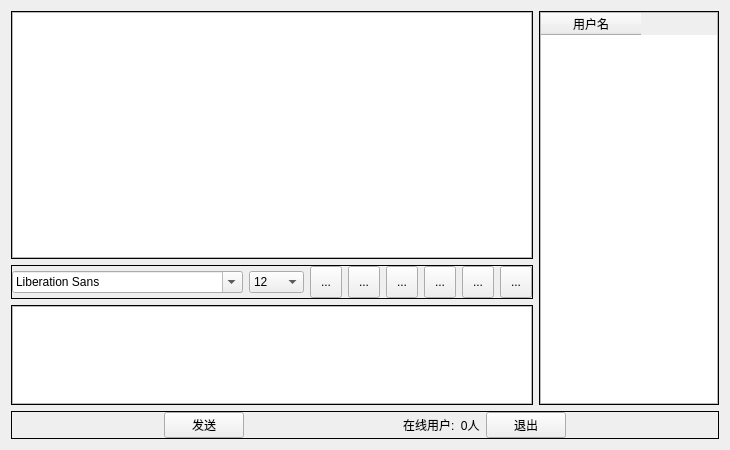
<?xml version="1.0" encoding="UTF-8"?>
<ui version="4.0">
 <class>Widget</class>
 <widget class="QWidget" name="Widget">
  <property name="geometry">
   <rect>
    <x>0</x>
    <y>0</y>
    <width>730</width>
    <height>450</height>
   </rect>
  </property>
  <property name="windowTitle">
   <string>Widget</string>
  </property>
  <layout class="QVBoxLayout" name="verticalLayout_3">
   <item>
    <widget class="QWidget" name="widget_3" native="true">
     <layout class="QHBoxLayout" name="horizontalLayout_4">
      <property name="leftMargin">
       <number>0</number>
      </property>
      <property name="topMargin">
       <number>0</number>
      </property>
      <property name="rightMargin">
       <number>0</number>
      </property>
      <property name="bottomMargin">
       <number>0</number>
      </property>
      <item>
       <widget class="QWidget" name="widget_2" native="true">
        <layout class="QVBoxLayout" name="verticalLayout">
         <property name="leftMargin">
          <number>0</number>
         </property>
         <property name="topMargin">
          <number>0</number>
         </property>
         <property name="rightMargin">
          <number>0</number>
         </property>
         <property name="bottomMargin">
          <number>0</number>
         </property>
         <item>
          <widget class="QFrame" name="frame">
           <property name="frameShape">
            <enum>QFrame::Box</enum>
           </property>
           <layout class="QHBoxLayout" name="horizontalLayout_2">
            <property name="leftMargin">
             <number>0</number>
            </property>
            <property name="topMargin">
             <number>0</number>
            </property>
            <property name="rightMargin">
             <number>0</number>
            </property>
            <property name="bottomMargin">
             <number>0</number>
            </property>
            <item>
             <widget class="QTextBrowser" name="textBrowserMsg"/>
            </item>
           </layout>
          </widget>
         </item>
         <item>
          <widget class="QFrame" name="frame">
           <property name="frameShape">
            <enum>QFrame::Box</enum>
           </property>
           <layout class="QHBoxLayout" name="horizontalLayout">
            <property name="leftMargin">
             <number>0</number>
            </property>
            <property name="topMargin">
             <number>0</number>
            </property>
            <property name="rightMargin">
             <number>0</number>
            </property>
            <property name="bottomMargin">
             <number>0</number>
            </property>
            <item>
             <widget class="QFontComboBox" name="fontComboBox"/>
            </item>
            <item>
             <widget class="QComboBox" name="comboBoxFontSize">
              <property name="currentIndex">
               <number>4</number>
              </property>
              <item>
               <property name="text">
                <string>8</string>
               </property>
              </item>
              <item>
               <property name="text">
                <string>9</string>
               </property>
              </item>
              <item>
               <property name="text">
                <string>10</string>
               </property>
              </item>
              <item>
               <property name="text">
                <string>11</string>
               </property>
              </item>
              <item>
               <property name="text">
                <string>12</string>
               </property>
              </item>
              <item>
               <property name="text">
                <string>13</string>
               </property>
              </item>
              <item>
               <property name="text">
                <string>14</string>
               </property>
              </item>
              <item>
               <property name="text">
                <string>15</string>
               </property>
              </item>
              <item>
               <property name="text">
                <string>16</string>
               </property>
              </item>
              <item>
               <property name="text">
                <string>17</string>
               </property>
              </item>
              <item>
               <property name="text">
                <string>18</string>
               </property>
              </item>
              <item>
               <property name="text">
                <string>19</string>
               </property>
              </item>
              <item>
               <property name="text">
                <string>20</string>
               </property>
              </item>
              <item>
               <property name="text">
                <string>21</string>
               </property>
              </item>
              <item>
               <property name="text">
                <string>22</string>
               </property>
              </item>
             </widget>
            </item>
            <item>
             <widget class="QToolButton" name="toolButtonBold">
              <property name="minimumSize">
               <size>
                <width>32</width>
                <height>32</height>
               </size>
              </property>
              <property name="toolTip">
               <string>加粗</string>
              </property>
              <property name="text">
               <string>...</string>
              </property>
              <property name="icon">
               <iconset resource="res.qrc">
                <normaloff>:/images/bold.png</normaloff>:/images/bold.png</iconset>
              </property>
              <property name="iconSize">
               <size>
                <width>26</width>
                <height>26</height>
               </size>
              </property>
              <property name="checkable">
               <bool>true</bool>
              </property>
             </widget>
            </item>
            <item>
             <widget class="QToolButton" name="toolButtonItalic">
              <property name="minimumSize">
               <size>
                <width>32</width>
                <height>32</height>
               </size>
              </property>
              <property name="toolTip">
               <string>倾斜</string>
              </property>
              <property name="text">
               <string>...</string>
              </property>
              <property name="icon">
               <iconset resource="res.qrc">
                <normaloff>:/images/italic.png</normaloff>:/images/italic.png</iconset>
              </property>
              <property name="iconSize">
               <size>
                <width>26</width>
                <height>26</height>
               </size>
              </property>
              <property name="checkable">
               <bool>true</bool>
              </property>
             </widget>
            </item>
            <item>
             <widget class="QToolButton" name="toolButtonUnderline">
              <property name="minimumSize">
               <size>
                <width>32</width>
                <height>32</height>
               </size>
              </property>
              <property name="toolTip">
               <string>下划线</string>
              </property>
              <property name="text">
               <string>...</string>
              </property>
              <property name="icon">
               <iconset resource="res.qrc">
                <normaloff>:/images/under.png</normaloff>:/images/under.png</iconset>
              </property>
              <property name="iconSize">
               <size>
                <width>26</width>
                <height>26</height>
               </size>
              </property>
              <property name="checkable">
               <bool>true</bool>
              </property>
             </widget>
            </item>
            <item>
             <widget class="QToolButton" name="toolButtonColor">
              <property name="minimumSize">
               <size>
                <width>32</width>
                <height>32</height>
               </size>
              </property>
              <property name="toolTip">
               <string>更改文字颜色</string>
              </property>
              <property name="text">
               <string>...</string>
              </property>
              <property name="icon">
               <iconset resource="res.qrc">
                <normaloff>:/images/qq.png</normaloff>:/images/qq.png</iconset>
              </property>
              <property name="iconSize">
               <size>
                <width>26</width>
                <height>26</height>
               </size>
              </property>
             </widget>
            </item>
            <item>
             <widget class="QToolButton" name="toolButtonSave">
              <property name="minimumSize">
               <size>
                <width>32</width>
                <height>32</height>
               </size>
              </property>
              <property name="toolTip">
               <string>保存聊天记录</string>
              </property>
              <property name="text">
               <string>...</string>
              </property>
              <property name="icon">
               <iconset resource="res.qrc">
                <normaloff>:/images/save.png</normaloff>:/images/save.png</iconset>
              </property>
              <property name="iconSize">
               <size>
                <width>26</width>
                <height>26</height>
               </size>
              </property>
             </widget>
            </item>
            <item>
             <widget class="QToolButton" name="toolButtonClear">
              <property name="minimumSize">
               <size>
                <width>32</width>
                <height>32</height>
               </size>
              </property>
              <property name="toolTip">
               <string>清空聊天记录</string>
              </property>
              <property name="text">
               <string>...</string>
              </property>
              <property name="icon">
               <iconset resource="res.qrc">
                <normaloff>:/images/clear.png</normaloff>:/images/clear.png</iconset>
              </property>
              <property name="iconSize">
               <size>
                <width>26</width>
                <height>26</height>
               </size>
              </property>
             </widget>
            </item>
           </layout>
          </widget>
         </item>
         <item>
          <widget class="QFrame" name="frame">
           <property name="maximumSize">
            <size>
             <width>16777215</width>
             <height>100</height>
            </size>
           </property>
           <property name="frameShape">
            <enum>QFrame::Box</enum>
           </property>
           <layout class="QVBoxLayout" name="verticalLayout_2">
            <property name="leftMargin">
             <number>0</number>
            </property>
            <property name="topMargin">
             <number>0</number>
            </property>
            <property name="rightMargin">
             <number>0</number>
            </property>
            <property name="bottomMargin">
             <number>0</number>
            </property>
            <item>
             <widget class="QTextEdit" name="textEditMsg">
              <property name="maximumSize">
               <size>
                <width>16777215</width>
                <height>100</height>
               </size>
              </property>
             </widget>
            </item>
           </layout>
          </widget>
         </item>
        </layout>
       </widget>
      </item>
      <item>
       <widget class="QFrame" name="frame">
        <property name="maximumSize">
         <size>
          <width>180</width>
          <height>16777215</height>
         </size>
        </property>
        <property name="frameShape">
         <enum>QFrame::Box</enum>
        </property>
        <layout class="QHBoxLayout" name="horizontalLayout_3">
         <property name="leftMargin">
          <number>0</number>
         </property>
         <property name="topMargin">
          <number>0</number>
         </property>
         <property name="rightMargin">
          <number>0</number>
         </property>
         <property name="bottomMargin">
          <number>0</number>
         </property>
         <item>
          <widget class="QTableWidget" name="tableWidgetusr">
           <property name="maximumSize">
            <size>
             <width>180</width>
             <height>16777215</height>
            </size>
           </property>
           <property name="selectionMode">
            <enum>QAbstractItemView::SingleSelection</enum>
           </property>
           <property name="selectionBehavior">
            <enum>QAbstractItemView::SelectRows</enum>
           </property>
           <property name="showGrid">
            <bool>false</bool>
           </property>
           <column>
            <property name="text">
             <string>用户名</string>
            </property>
           </column>
          </widget>
         </item>
        </layout>
       </widget>
      </item>
     </layout>
    </widget>
   </item>
   <item>
    <widget class="QFrame" name="frame">
     <property name="frameShape">
      <enum>QFrame::Box</enum>
     </property>
     <layout class="QHBoxLayout" name="horizontalLayout_5">
      <property name="leftMargin">
       <number>0</number>
      </property>
      <property name="topMargin">
       <number>0</number>
      </property>
      <property name="rightMargin">
       <number>0</number>
      </property>
      <property name="bottomMargin">
       <number>0</number>
      </property>
      <item>
       <spacer name="horizontalSpacer">
        <property name="orientation">
         <enum>Qt::Horizontal</enum>
        </property>
        <property name="sizeHint" stdset="0">
         <size>
          <width>46</width>
          <height>20</height>
         </size>
        </property>
       </spacer>
      </item>
      <item>
       <widget class="QPushButton" name="pushButtonSend">
        <property name="text">
         <string>发送</string>
        </property>
       </widget>
      </item>
      <item>
       <spacer name="horizontalSpacer_2">
        <property name="orientation">
         <enum>Qt::Horizontal</enum>
        </property>
        <property name="sizeHint" stdset="0">
         <size>
          <width>46</width>
          <height>20</height>
         </size>
        </property>
       </spacer>
      </item>
      <item>
       <widget class="QLabel" name="labelUserNum">
        <property name="text">
         <string>在线用户:  0人</string>
        </property>
       </widget>
      </item>
      <item>
       <widget class="QPushButton" name="pushButtonExit">
        <property name="text">
         <string>退出</string>
        </property>
       </widget>
      </item>
      <item>
       <spacer name="horizontalSpacer_3">
        <property name="orientation">
         <enum>Qt::Horizontal</enum>
        </property>
        <property name="sizeHint" stdset="0">
         <size>
          <width>46</width>
          <height>20</height>
         </size>
        </property>
       </spacer>
      </item>
     </layout>
    </widget>
   </item>
  </layout>
 </widget>
 <layoutdefault spacing="6" margin="11"/>
 <resources>
  <include location="res.qrc"/>
 </resources>
 <connections/>
</ui>
